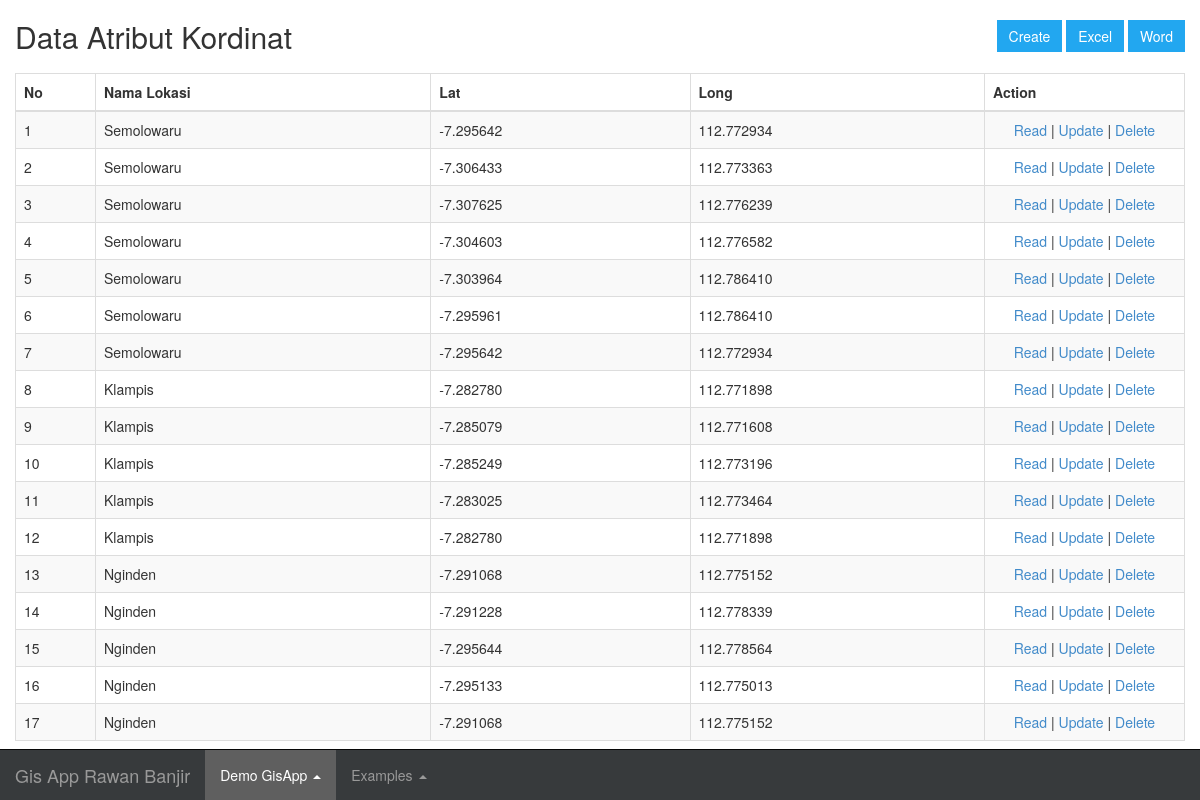
Page /index.php/geocoding on the committed database.
### tables this page shows
CREATE TABLE IF NOT EXISTS `geocoding` (
`id_geo` int(5) NOT NULL,
  `id_add` int(10) NOT NULL,
  `lat` varchar(50) NOT NULL,
  `long` varchar(50) NOT NULL
);

CREATE TABLE IF NOT EXISTS `address` (
`id_add` int(10) NOT NULL,
  `name` varchar(100) NOT NULL,
  `posisi` varchar(50) NOT NULL,
  `AtributGambar` varchar(100) NOT NULL
);

### application/controllers/Geocoding.php (called while the page is built, shortened)
<?php
class Geocoding extends CI_Controller
{
     public $Kordinat = "Data Atribut Kordinat";
    function __construct()
    {
        $this->load->model('Geocoding_model');
        $this->load->model('Address_model');
        $this->load->library('form_validation');
    }
    public function index()
    {
        $geocoding = $this->Geocoding_model->get_all();
        $data = array(
            'geocoding_data' => $geocoding,
             'judul'   => $this->Kordinat,
            'content' => 'geocoding/geocoding_list',
        );
        $this->load->view('templateMap', $data);
    }
}

### index.php (called while the page is built, shortened)
<?php
require_once BASEPATH.'core/CodeIgniter.php';

### application/models/Geocoding_model.php (called while the page is built, shortened)
<?php
class Geocoding_model extends CI_Model
{
    public $id = 'id_geo';
    public $order = 'DESC';
    function get_all()
    {
        $this->db->order_by($this->id, $this->order);
        $this->db->join('address a', 'a.id_add = g.id_add');
        return $this->db->get('geocoding g')->result();
    }
}

### application/views/geocoding/geocoding_list.php (the view, shortened to what this page needs)
<br>
       <div class="row" style="margin-bottom: 10px">
           <div class="col-md-4">
               <h2 style="margin-top:0px"><?php echo $judul; ?></h2>
           </div>
           <div class="col-md-4 text-center">
           </div>
           <div class="col-md-4 text-right">
               <?php echo anchor(site_url('geocoding/create'), 'Create', 'class="btn btn-primary"'); ?>
	<?php echo anchor(site_url('geocoding/excel'), 'Excel', 'class="btn btn-primary"'); ?>
	<?php echo anchor(site_url('geocoding/word'), 'Word', 'class="btn btn-primary"'); ?>
    </div>
       </div>
       <table class="table table-bordered table-striped" id="mytable">
           <thead>
               <tr>
                   <th width="80px">No</th>
	    <th>Nama Lokasi</th>
	    <th>Lat</th>
	    <th>Long</th>
	    <th>Action</th>
               </tr>
           </thead>
    <tbody>
           <?php
           $start = 0;
           foreach ($geocoding_data as $geocoding)
           {
               ?>
               <tr>
	    <td><?php echo ++$start ?></td>
	    <td><?php echo $geocoding->name ?></td>
	    <td><?php echo $geocoding->lat ?></td>
	    <td><?php echo $geocoding->long ?></td>
	    <td style="text-align:center" width="200px">
		<?php
		echo anchor(site_url('geocoding/read/'.$geocoding->id_geo),'Read');
		echo ' | ';
		echo anchor(site_url('geocoding/update/'.$geocoding->id_geo),'Update');
		echo ' | ';
		echo anchor(site_url('geocoding/delete/'.$geocoding->id_geo),'Delete','onclick="javasciprt: return confirm(\'Are You Sure ?\')"');
		?>
	    </td>
        </tr>
               <?php
           }
           ?>
           </tbody>
       </table>

### rows in the picture
geocoding: id_add.name "Semolowaru", lat "-7.295642", long "112.772934", id_geo "Read", id_geo "Update", id_geo "Delete"
geocoding: id_add.name "Semolowaru", lat "-7.306433", long "112.773363", id_geo "Read", id_geo "Update", id_geo "Delete"
geocoding: id_add.name "Semolowaru", lat "-7.307625", long "112.776239", id_geo "Read", id_geo "Update", id_geo "Delete"
geocoding: id_add.name "Semolowaru", lat "-7.304603", long "112.776582", id_geo "Read", id_geo "Update", id_geo "Delete"
geocoding: id_add.name "Semolowaru", lat "-7.303964", long "112.786410", id_geo "Read", id_geo "Update", id_geo "Delete"
geocoding: id_add.name "Semolowaru", lat "-7.295961", long "112.786410", id_geo "Read", id_geo "Update", id_geo "Delete"
geocoding: id_add.name "Semolowaru", lat "-7.295642", long "112.772934", id_geo "Read", id_geo "Update", id_geo "Delete"
geocoding: id_add.name "Klampis", lat "-7.282780", long "112.771898", id_geo "Read", id_geo "Update", id_geo "Delete"
geocoding: id_add.name "Klampis", lat "-7.285079", long "112.771608", id_geo "Read", id_geo "Update", id_geo "Delete"
geocoding: id_add.name "Klampis", lat "-7.285249", long "112.773196", id_geo "Read", id_geo "Update", id_geo "Delete"
geocoding: id_add.name "Klampis", lat "-7.283025", long "112.773464", id_geo "Read", id_geo "Update", id_geo "Delete"
geocoding: id_add.name "Klampis", lat "-7.282780", long "112.771898", id_geo "Read", id_geo "Update", id_geo "Delete"
geocoding: id_add.name "Nginden", lat "-7.291068", long "112.775152", id_geo "Read", id_geo "Update", id_geo "Delete"
geocoding: id_add.name "Nginden", lat "-7.291228", long "112.778339", id_geo "Read", id_geo "Update", id_geo "Delete"
geocoding: id_add.name "Nginden", lat "-7.295644", long "112.778564", id_geo "Read", id_geo "Update", id_geo "Delete"
geocoding: id_add.name "Nginden", lat "-7.295133", long "112.775013", id_geo "Read", id_geo "Update", id_geo "Delete"
geocoding: id_add.name "Nginden", lat "-7.291068", long "112.775152", id_geo "Read", id_geo "Update", id_geo "Delete"

### other values in the picture
$judul "Data Atribut Kordinat"
anchor(site_url('geocoding/word'), 'Word', 'class="btn btn-primary"') "Word"
